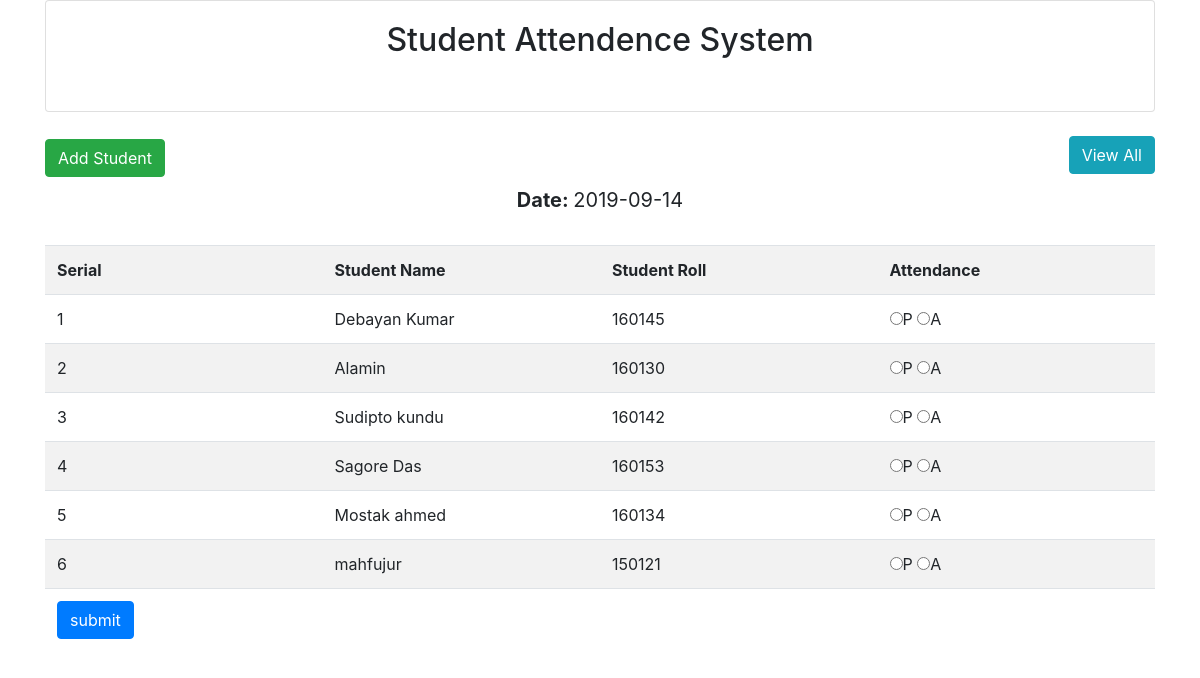
The page / on the database its author committed.
### tables this page shows
CREATE TABLE `tbl_student` (
  `id` int(11) NOT NULL,
  `name` varchar(255) NOT NULL,
  `roll` int(11) NOT NULL
);

### lib/Database.php (called while the page is built, shortened)
<?php
Class Database{
 public $host   = DB_HOST;
 public $user   = DB_USER;
 public $pass   = DB_PASS;
 public $dbname = DB_NAME;
 public $link;
private function connectDB(){
 $this->link = new mysqli($this->host, $this->user, $this->pass,
  $this->dbname);
 }
public function select($query){
  $result = $this->link->query($query) or
   die($this->link->error.__LINE__);
  if($result->num_rows > 0){
    return $result;
  } else {
    return false;
  }
 }
}
?>

### lib/Student.php (called while the page is built, shortened)
<?php
include 'lib/Database.php';
?>
<?php
class Student
{
   private $db;
   public function __construct()
    {
    $this->db = new Database();
    }
    public function getStudents()
    {
     $query = "SELECT * FROM tbl_student";
     return ($this->db->select($query));
    }
}

### index.php (the view, shortened to what this page needs)
<?php
include 'inc/header.php';
include 'lib/Student.php';
?>
<?php
$stu = new Student();
$cur_date = date('Y-m-d');
?>
<div class = " panel panel-default">
  <div class =" panel-heading">
    <h2>
    <a class =" btn btn-success " href = "add.php "> Add Student</a>
    <a class =" btn btn-info float-right " href = "date_view.php"> View All</a>
    </h2>
  </div>
  <div class= " panel-body">
    <div class="well text-center" style ="font-size: 20px">
      <strong>Date: </strong> <?php echo $cur_date; ?>
      <br>
      <br>
    </div>
   <form action = "" method ="post">
      <table class =" table table-striped">
      <tr>
      <th width = "25%"> Serial</th>
      <th width = "25%"> Student Name</th>
      <th width = "25%"> Student Roll</th>
      <th width = "25%"> Attendance</th>
      </tr>
      <?php
       $get_student = $stu->getStudents();
      if($get_student){
      $i=0;
      while ($value = $get_student->fetch_assoc()){
        $i++;
      ?>
      <tr>
      <td><?php echo $i; ?></td>
      <td><?php echo $value['name']; ?></td>
      <td><?php echo $value['roll']; ?></td>
      <td>
      <input type ="radio" name= "attend[<?php echo $value['roll']; ?>]" value ="present">P
      <input type ="radio" name= "attend[<?php echo $value['roll']; ?>]" value ="absent">A
      </td>
      </tr>
      <?php } } ?>
      <tr>
      <td colspan="4" >
      <input type ="submit" class="btn btn-primary" name ="submit" value="submit">
      </td>
      </tr>
      </table>
    </form>
  </div>
</div>
<?php include 'inc/footer.php'; ?>

### inc/header.php (shortened to what this page needs)
<!DOCTYPE html>
<html>
   <head>
      <link rel="stylesheet" href="inc/bootstrap.min.css" media="screen" title="no title"/>
   </head>
   <body>
    <div class = "container">
        <div class = "card card-body text-center well">
           <h2>  Student Attendence System </h2>
         <br>
    </div>
    <br>

### inc/footer.php (shortened to what this page needs)
</div>
</body>
</html>

### rows shown on the page
tbl_student: name "Debayan Kumar", roll "160145"
tbl_student: name "Alamin", roll "160130"
tbl_student: name "Sudipto kundu", roll "160142"
tbl_student: name "Sagore Das", roll "160153"
tbl_student: name "Mostak ahmed", roll "160134"
tbl_student: name "mahfujur", roll "150121"
